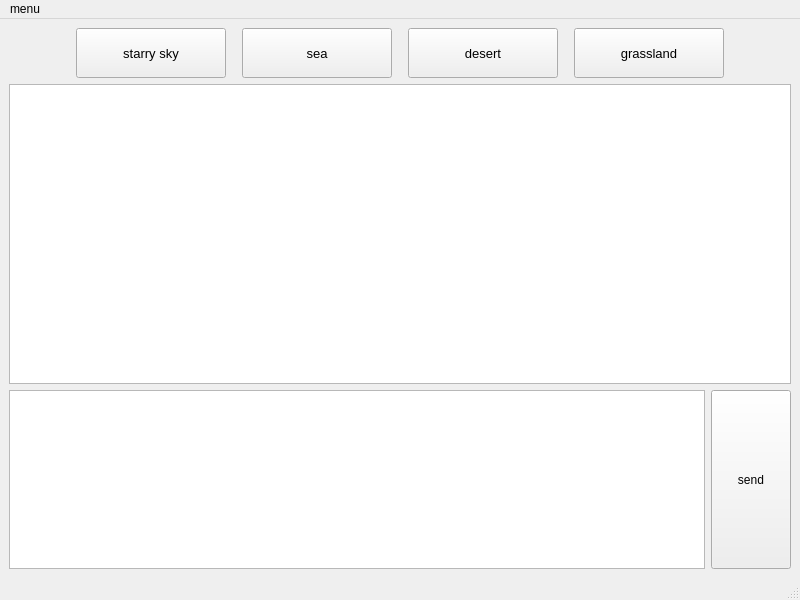
<?xml version="1.0" encoding="UTF-8"?>
<ui version="4.0">
 <class>MainWindow</class>
 <widget class="QMainWindow" name="MainWindow">
  <property name="geometry">
   <rect>
    <x>0</x>
    <y>0</y>
    <width>800</width>
    <height>600</height>
   </rect>
  </property>
  <property name="windowTitle">
   <string>MainWindow</string>
  </property>
  <widget class="QWidget" name="centralwidget">
   <layout class="QGridLayout" name="gridLayout_2">
    <item row="0" column="0">
     <layout class="QGridLayout" name="gridLayout">
      <item row="3" column="0">
       <layout class="QHBoxLayout" name="horizontalLayout"/>
      </item>
      <item row="1" column="0">
       <widget class="QListWidget" name="listWidget_2">
        <property name="sizePolicy">
         <sizepolicy hsizetype="Expanding" vsizetype="Expanding">
          <horstretch>0</horstretch>
          <verstretch>0</verstretch>
         </sizepolicy>
        </property>
        <property name="minimumSize">
         <size>
          <width>700</width>
          <height>300</height>
         </size>
        </property>
       </widget>
      </item>
      <item row="2" column="0">
       <layout class="QHBoxLayout" name="horizontalLayout_2">
        <item>
         <widget class="QTextEdit" name="textEdit"/>
        </item>
        <item>
         <widget class="QPushButton" name="sendButton">
          <property name="enabled">
           <bool>true</bool>
          </property>
          <property name="sizePolicy">
           <sizepolicy hsizetype="Minimum" vsizetype="Minimum">
            <horstretch>0</horstretch>
            <verstretch>0</verstretch>
           </sizepolicy>
          </property>
          <property name="minimumSize">
           <size>
            <width>60</width>
            <height>0</height>
           </size>
          </property>
          <property name="font">
           <font>
            <family>Arial</family>
           </font>
          </property>
          <property name="text">
           <string>send</string>
          </property>
         </widget>
        </item>
       </layout>
      </item>
      <item row="0" column="0">
       <layout class="QHBoxLayout" name="horizontalLayout_12">
        <item>
         <spacer name="horizontalSpacer_8">
          <property name="orientation">
           <enum>Qt::Horizontal</enum>
          </property>
          <property name="sizeHint" stdset="0">
           <size>
            <width>13</width>
            <height>20</height>
           </size>
          </property>
         </spacer>
        </item>
        <item>
         <widget class="QPushButton" name="btn_1">
          <property name="sizePolicy">
           <sizepolicy hsizetype="Fixed" vsizetype="Fixed">
            <horstretch>0</horstretch>
            <verstretch>0</verstretch>
           </sizepolicy>
          </property>
          <property name="minimumSize">
           <size>
            <width>150</width>
            <height>50</height>
           </size>
          </property>
          <property name="maximumSize">
           <size>
            <width>150</width>
            <height>50</height>
           </size>
          </property>
          <property name="font">
           <font>
            <family>Arial</family>
            <pointsize>10</pointsize>
           </font>
          </property>
          <property name="text">
           <string>starry sky</string>
          </property>
         </widget>
        </item>
        <item>
         <spacer name="horizontalSpacer_23">
          <property name="orientation">
           <enum>Qt::Horizontal</enum>
          </property>
          <property name="sizeType">
           <enum>QSizePolicy::Fixed</enum>
          </property>
          <property name="sizeHint" stdset="0">
           <size>
            <width>10</width>
            <height>20</height>
           </size>
          </property>
         </spacer>
        </item>
        <item>
         <widget class="QPushButton" name="btn_2">
          <property name="sizePolicy">
           <sizepolicy hsizetype="Fixed" vsizetype="Fixed">
            <horstretch>0</horstretch>
            <verstretch>0</verstretch>
           </sizepolicy>
          </property>
          <property name="minimumSize">
           <size>
            <width>150</width>
            <height>50</height>
           </size>
          </property>
          <property name="maximumSize">
           <size>
            <width>150</width>
            <height>50</height>
           </size>
          </property>
          <property name="font">
           <font>
            <family>Arial</family>
            <pointsize>10</pointsize>
           </font>
          </property>
          <property name="text">
           <string>sea</string>
          </property>
         </widget>
        </item>
        <item>
         <spacer name="horizontalSpacer_24">
          <property name="orientation">
           <enum>Qt::Horizontal</enum>
          </property>
          <property name="sizeType">
           <enum>QSizePolicy::Fixed</enum>
          </property>
          <property name="sizeHint" stdset="0">
           <size>
            <width>10</width>
            <height>20</height>
           </size>
          </property>
         </spacer>
        </item>
        <item>
         <widget class="QPushButton" name="btn_3">
          <property name="sizePolicy">
           <sizepolicy hsizetype="Fixed" vsizetype="Fixed">
            <horstretch>0</horstretch>
            <verstretch>0</verstretch>
           </sizepolicy>
          </property>
          <property name="minimumSize">
           <size>
            <width>150</width>
            <height>50</height>
           </size>
          </property>
          <property name="maximumSize">
           <size>
            <width>150</width>
            <height>50</height>
           </size>
          </property>
          <property name="font">
           <font>
            <family>Arial</family>
            <pointsize>10</pointsize>
           </font>
          </property>
          <property name="text">
           <string>desert</string>
          </property>
         </widget>
        </item>
        <item>
         <spacer name="horizontalSpacer_25">
          <property name="orientation">
           <enum>Qt::Horizontal</enum>
          </property>
          <property name="sizeType">
           <enum>QSizePolicy::Fixed</enum>
          </property>
          <property name="sizeHint" stdset="0">
           <size>
            <width>10</width>
            <height>20</height>
           </size>
          </property>
         </spacer>
        </item>
        <item>
         <widget class="QPushButton" name="btn_4">
          <property name="sizePolicy">
           <sizepolicy hsizetype="Fixed" vsizetype="Fixed">
            <horstretch>0</horstretch>
            <verstretch>0</verstretch>
           </sizepolicy>
          </property>
          <property name="minimumSize">
           <size>
            <width>150</width>
            <height>50</height>
           </size>
          </property>
          <property name="maximumSize">
           <size>
            <width>150</width>
            <height>50</height>
           </size>
          </property>
          <property name="font">
           <font>
            <family>Arial</family>
            <pointsize>10</pointsize>
           </font>
          </property>
          <property name="text">
           <string>grassland</string>
          </property>
         </widget>
        </item>
        <item>
         <spacer name="horizontalSpacer_9">
          <property name="orientation">
           <enum>Qt::Horizontal</enum>
          </property>
          <property name="sizeHint" stdset="0">
           <size>
            <width>13</width>
            <height>20</height>
           </size>
          </property>
         </spacer>
        </item>
       </layout>
      </item>
     </layout>
    </item>
   </layout>
  </widget>
  <widget class="QMenuBar" name="menubar">
   <property name="geometry">
    <rect>
     <x>0</x>
     <y>0</y>
     <width>800</width>
     <height>21</height>
    </rect>
   </property>
   <widget class="QMenu" name="menumenu">
    <property name="title">
     <string>menu</string>
    </property>
    <addaction name="actionhelp"/>
    <addaction name="actionContact_us"/>
    <addaction name="separator"/>
    <addaction name="actionLog_out"/>
    <addaction name="actionQuit_Ctrl_W"/>
   </widget>
   <addaction name="menumenu"/>
  </widget>
  <widget class="QStatusBar" name="statusbar"/>
  <action name="actionhelp">
   <property name="text">
    <string>Help</string>
   </property>
  </action>
  <action name="actionContact_us">
   <property name="text">
    <string>Contact us</string>
   </property>
  </action>
  <action name="actionLog_out">
   <property name="text">
    <string>Log out</string>
   </property>
  </action>
  <action name="actionQuit_Ctrl_W">
   <property name="text">
    <string>Quit               Ctrl+W</string>
   </property>
  </action>
 </widget>
 <resources/>
 <connections/>
</ui>
